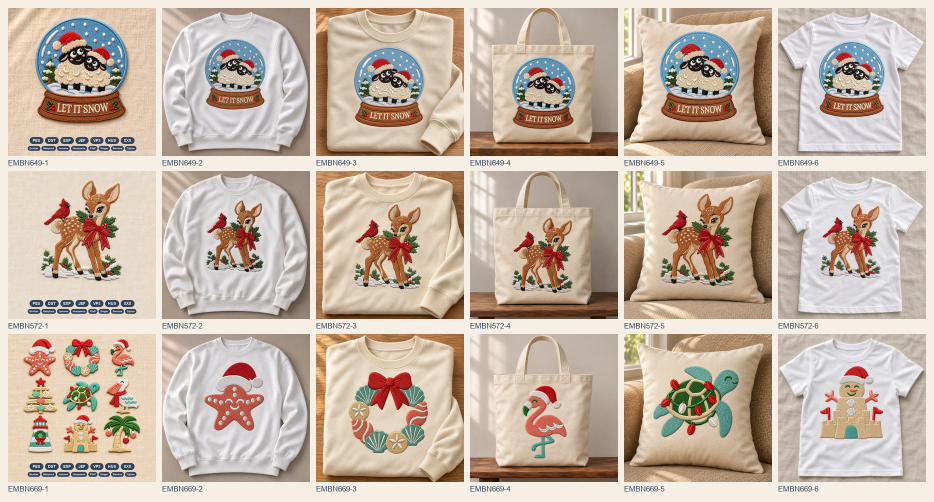
#> input picture raw/codex-trial-sheet.jpg, 1868 x 1004 px (shown at 1/2 size)
$ python badges.py ../raw/codex-trial-sheet.jpg out.png
#> lines starting #> are read from the running program, lines starting #| are printed output that depends on the picture
"""Add EmbroThread navy format badges (2 rows) to the bottom of a main mockup.
Usage: badges.py in.webp out.webp
Row 1 = file formats really in the design zip. Row 2 = machine brands they open on."""
from PIL import Image, ImageDraw, ImageFont
import sys
NAVY, CREAM = (46, 66, 89), (251, 247, 239)
ROW1 = ["PES", "DST", "EXP", "JEF", "VP3", "HUS", "XXX"]
ROW2 = ["Brother", "Babylock", "Janome", "Husqvarna", "Pfaff", "Singer", "Bernina", "Tajima"]
F = "/System/Library/Fonts/Supplemental/Arial Bold.ttf"
def row(d, W, y, labels, size, h, gap, padx):
    f = ImageFont.truetype(F, size)
    ws = [d.textlength(t, font=f) + 2*padx for t in labels]
    x = (W - sum(ws) - gap*(len(ws)-1)) / 2
    for t, w in zip(labels, ws):
        d.rounded_rectangle([x, y, x+w, y+h], radius=h/2, fill=NAVY)
        d.text((x+w/2, y+h/2), t, font=f, fill=CREAM, anchor="mm"); x += w + gap
im = Image.open(sys.argv[1]).convert("RGB"); W, H = im.size; s = W/1000
#> further down, im is the input picture: PIL image 1868x1004 RGB; mean R, G, B 197.6, 181.1, 166.6
#> after `W, H = im.size`: W = 1868; H = 1004
#> after `s = W / 1000`: s = 1.87
d = ImageDraw.Draw(im)
row(d, W, H - 128*s, ROW1, int(26*s), 46*s, 12*s, 20*s)
row(d, W, H - 68*s, ROW2, int(17*s), 32*s, 8*s, 12*s)
im.save(sys.argv[2], quality=82)
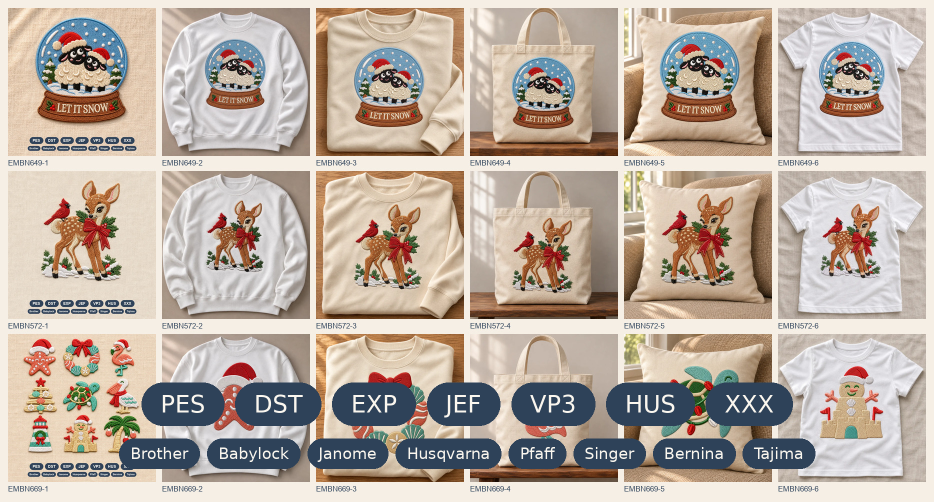
#> saved as out.png: PIL image 1868x1004 RGB (shown at 1/2 size); mean R, G, B 186.5, 173.2, 162
